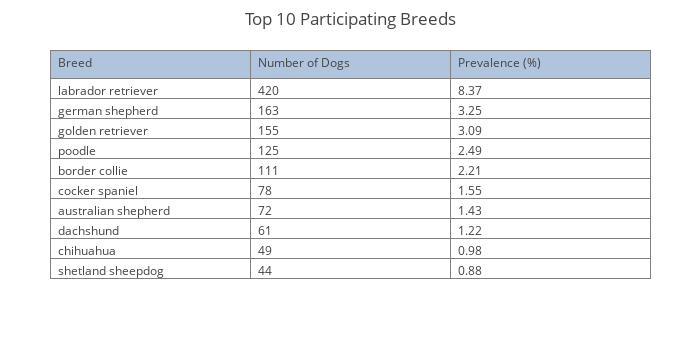

Notebook source saved alongside this figure:
### Markdown cell above
### Breakdown of Participating Purebred Breeds

### Code cell
# Create the necessary dataframe.
fields = 'purebred_breed'
labels = ['breed']
df = createDataFrame(DOG_TABLE, fields, labels, filtered=False)
df = df.replace('', np.nan, regex=True)
df = df.replace('118', 'labrador retriever', regex=True)
df = df.replace('92', 'german shepherd', regex=True)
df = df.replace('97', 'golden retriever', regex=True)
df = df.replace('151', 'poodle', regex=True)
df = df.replace('43', 'border collie', regex=True)
df = df.replace('71', 'cocker spaniel', regex=True)
df = df.replace('16', 'australian shepherd', regex=True)
df = df.replace('75', 'dachshund', regex=True)
df = df.replace('64', 'chihuahua', regex=True)
df = df.replace('170', 'shetland sheepdog', regex=True)
sums = df['breed'].value_counts()
sums = sums[:10]
# Calculate the prevalence of each behavior problem.
prevalence_cal = lambda x: (x / 5018) * 100
prevalences = sums.apply(prevalence_cal)
trace = go.Table(
    columnwidth = [100, 100, 100],
    header=dict(values=['Breed', 'Number of Dogs', 'Prevalence (%)'],
                fill = dict(color='#B0C4DE'),
                align = ['left'] * 5),
    cells=dict(values=[sums.index.values, sums.values, prevalences.values],
               align = ['left'] * 5,
               format = [None, 'd', '.2f']))
data = [trace] 
layout = go.Layout(
    title='Top 10 Participating Breeds',
    width=700, height=350, margin=go.Margin(l=50, r=50, b=50, t=50, pad=4))
fig = dict(data=data, layout=layout)
py.iplot(fig)

### Figure 1 — Plotly figure (JSON) as saved in the notebook; plotly's stock layout.template omitted (floating-point values rounded to 4 significant figures)
{"data": [{"cells": {"align": ["left", "left", "left", "left", "left"], "format": [null, "d", ".2f"], "values": [["labrador retriever", "german shepherd", "golden retriever", "poodle", "border collie", "cocker spaniel", "australian shepherd", "dachshund", "chihuahua", "shetland sheepdog"], [420, 163, 155, 125, 111, 78, 72, 61, 49, 44], [8.37, 3.248, 3.089, 2.491, 2.212, 1.554, 1.435, 1.216, 0.9765, 0.8768]]}, "columnwidth": [100, 100, 100], "header": {"align": ["left", "left", "left", "left", "left"], "fill": {"color": "#B0C4DE"}, "values": ["Breed", "Number of Dogs", "Prevalence (%)"]}, "type": "table"}], "layout": {"height": 350, "margin": {"b": 50, "l": 50, "pad": 4, "r": 50, "t": 50}, "title": "Top 10 Participating Breeds", "width": 700}}
